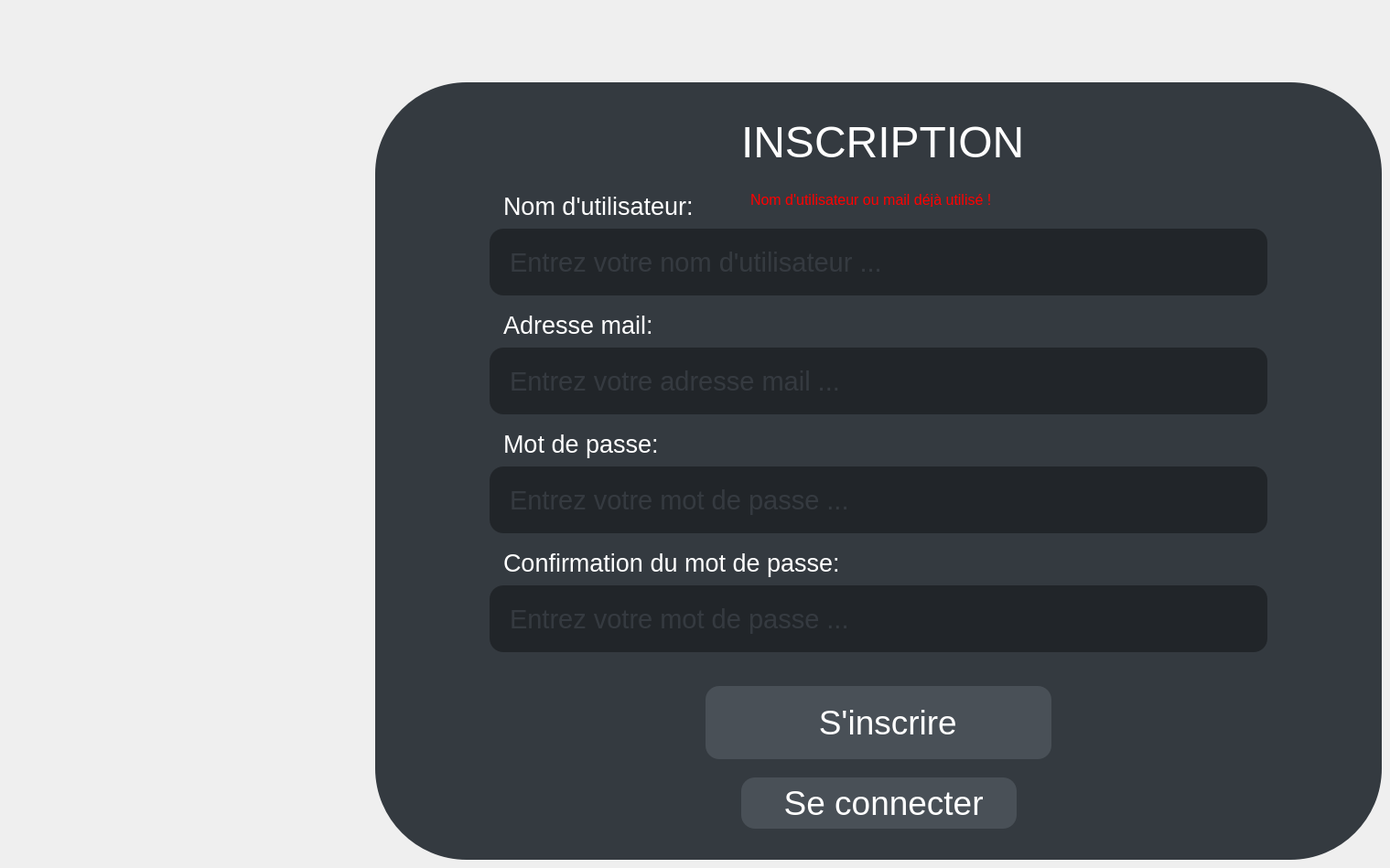
    <widget class="QWidget" name="page_2">
     <widget class="QFrame" name="frame_deco_inscription">
      <property name="geometry">
       <rect>
        <x>410</x>
        <y>90</y>
        <width>1100</width>
        <height>850</height>
       </rect>
      </property>
      <property name="styleSheet">
       <string notr="true">background: rgb(52, 58, 64);
border-radius: 100px;</string>
      </property>
      <property name="frameShape">
       <enum>QFrame::StyledPanel</enum>
      </property>
      <property name="frameShadow">
       <enum>QFrame::Raised</enum>
      </property>
      <widget class="QLabel" name="label_adresse_mail_inscription">
       <property name="geometry">
        <rect>
         <x>140</x>
         <y>250</y>
         <width>511</width>
         <height>31</height>
        </rect>
       </property>
       <property name="font">
        <font>
         <pointsize>20</pointsize>
        </font>
       </property>
       <property name="styleSheet">
        <string notr="true">color: white;</string>
       </property>
       <property name="text">
        <string>Adresse mail:</string>
       </property>
      </widget>
      <widget class="QLabel" name="label_mot_de_passe_1_inscription">
       <property name="geometry">
        <rect>
         <x>140</x>
         <y>380</y>
         <width>631</width>
         <height>31</height>
        </rect>
       </property>
       <property name="font">
        <font>
         <pointsize>20</pointsize>
        </font>
       </property>
       <property name="styleSheet">
        <string notr="true">color: white;</string>
       </property>
       <property name="text">
        <string>Mot de passe:</string>
       </property>
      </widget>
      <widget class="QLabel" name="label_nom_d_utilisateur_inscription">
       <property name="geometry">
        <rect>
         <x>140</x>
         <y>120</y>
         <width>491</width>
         <height>31</height>
        </rect>
       </property>
       <property name="font">
        <font>
         <pointsize>20</pointsize>
        </font>
       </property>
       <property name="styleSheet">
        <string notr="true">color: white;</string>
       </property>
       <property name="text">
        <string>Nom d'utilisateur:</string>
       </property>
      </widget>
      <widget class="QLabel" name="label_mot_de_passe_2_inscription">
       <property name="geometry">
        <rect>
         <x>140</x>
         <y>510</y>
         <width>721</width>
         <height>31</height>
        </rect>
       </property>
       <property name="font">
        <font>
         <pointsize>20</pointsize>
        </font>
       </property>
       <property name="styleSheet">
        <string notr="true">color: white;</string>
       </property>
       <property name="text">
        <string>Confirmation du mot de passe:</string>
       </property>
      </widget>
      <widget class="QLabel" name="erreur_inscription">
       <property name="geometry">
        <rect>
         <x>410</x>
         <y>120</y>
         <width>301</width>
         <height>16</height>
        </rect>
       </property>
       <property name="font">
        <font>
         <pointsize>12</pointsize>
        </font>
       </property>
       <property name="styleSheet">
        <string notr="true">color: red;</string>
       </property>
       <property name="text">
        <string>Nom d'utilisateur ou mail déjà utilisé !</string>
       </property>
      </widget>
     </widget>
     <widget class="QLabel" name="label_title_inscription">
      <property name="geometry">
       <rect>
        <x>810</x>
        <y>130</y>
        <width>661</width>
        <height>51</height>
       </rect>
      </property>
      <property name="font">
       <font>
        <pointsize>36</pointsize>
       </font>
      </property>
      <property name="styleSheet">
       <string notr="true">color: white;
background: rgb(52, 58, 64);</string>
      </property>
      <property name="text">
       <string>INSCRIPTION</string>
      </property>
     </widget>
     <widget class="QPushButton" name="btn_s_inscrire_inscription">
      <property name="geometry">
       <rect>
        <x>771</x>
        <y>750</y>
        <width>378</width>
        <height>80</height>
       </rect>
      </property>
      <property name="font">
       <font>
        <pointsize>28</pointsize>
       </font>
      </property>
      <property name="cursor">
       <cursorShape>PointingHandCursor</cursorShape>
      </property>
      <property name="styleSheet">
       <string notr="true">QPushButton {
	background: rgb(73, 80, 87);
	border-radius: 15px;
	color: white;
}

QPushButton::hover {
	background: rgb(91, 100, 109);
}</string>
      </property>
      <property name="text">
       <string>  S'inscrire</string>
      </property>
      <property name="icon">
       <iconset>
        <normaloff>assets/icons/enregistrer.png</normaloff>assets/icons/enregistrer.png</iconset>
      </property>
      <property name="iconSize">
       <size>
        <width>45</width>
        <height>45</height>
       </size>
      </property>
     </widget>
     <widget class="QLineEdit" name="input_mot_de_passe_1_inscription">
      <property name="geometry">
       <rect>
        <x>535</x>
        <y>510</y>
        <width>850</width>
        <height>73</height>
       </rect>
      </property>
      <property name="font">
       <font>
        <pointsize>22</pointsize>
       </font>
      </property>
      <property name="cursor">
       <cursorShape>IBeamCursor</cursorShape>
      </property>
      <property name="styleSheet">
       <string notr="true">QLineEdit {
	background: rgb(33, 37, 41);
	border-radius: 15px;
	padding-left: 20px;
	padding-right: 20px;
	color: rgb(73, 80, 87);
}</string>
      </property>
      <property name="maxLength">
       <number>32</number>
      </property>
      <property name="echoMode">
       <enum>QLineEdit::Password</enum>
      </property>
      <property name="placeholderText">
       <string>Entrez votre mot de passe ...</string>
      </property>
      <property name="clearButtonEnabled">
       <bool>true</bool>
      </property>
     </widget>
     <widget class="QLineEdit" name="input_adresse_mail_inscription">
      <property name="geometry">
       <rect>
        <x>535</x>
        <y>380</y>
        <width>850</width>
        <height>73</height>
       </rect>
      </property>
      <property name="font">
       <font>
        <pointsize>22</pointsize>
       </font>
      </property>
      <property name="styleSheet">
       <string notr="true">QLineEdit {
	background: rgb(33, 37, 41);
	border-radius: 15px;
	padding-left: 20px;
	padding-right: 20px;
	color: rgb(73, 80, 87);
}</string>
      </property>
      <property name="maxLength">
       <number>64</number>
      </property>
      <property name="placeholderText">
       <string>Entrez votre adresse mail ...</string>
      </property>
      <property name="clearButtonEnabled">
       <bool>true</bool>
      </property>
     </widget>
     <widget class="QPushButton" name="btn_aller_a_connexion_inscription">
      <property name="geometry">
       <rect>
        <x>810</x>
        <y>850</y>
        <width>301</width>
        <height>56</height>
       </rect>
      </property>
      <property name="font">
       <font>
        <pointsize>28</pointsize>
       </font>
      </property>
      <property name="cursor">
       <cursorShape>PointingHandCursor</cursorShape>
      </property>
      <property name="styleSheet">
       <string notr="true">QPushButton {
	background: rgb(73, 80, 87);
	border-radius: 15px;
	color: white;
}

QPushButton::hover {
	background: rgb(91, 100, 109);
}</string>
      </property>
      <property name="text">
       <string> Se connecter</string>
      </property>
      <property name="icon">
       <iconset>
        <normaloff>assets/icons/connection.png</normaloff>assets/icons/connection.png</iconset>
      </property>
      <property name="iconSize">
       <size>
        <width>35</width>
        <height>35</height>
       </size>
      </property>
     </widget>
     <widget class="QLineEdit" name="input_nom_d_utilisateur_inscription">
      <property name="geometry">
       <rect>
        <x>535</x>
        <y>250</y>
        <width>850</width>
        <height>73</height>
       </rect>
      </property>
      <property name="font">
       <font>
        <pointsize>22</pointsize>
       </font>
      </property>
      <property name="styleSheet">
       <string notr="true">QLineEdit {
	background: rgb(33, 37, 41);
	border-radius: 15px;
	padding-left: 20px;
	padding-right: 20px;
	color: rgb(73, 80, 87);
}</string>
      </property>
      <property name="maxLength">
       <number>32</number>
      </property>
      <property name="placeholderText">
       <string>Entrez votre nom d'utilisateur ...</string>
      </property>
      <property name="clearButtonEnabled">
       <bool>true</bool>
      </property>
     </widget>
     <widget class="QLineEdit" name="input_mot_de_passe_2_inscription">
      <property name="geometry">
       <rect>
        <x>535</x>
        <y>640</y>
        <width>850</width>
        <height>73</height>
       </rect>
      </property>
      <property name="font">
       <font>
        <pointsize>22</pointsize>
       </font>
      </property>
      <property name="cursor">
       <cursorShape>IBeamCursor</cursorShape>
      </property>
      <property name="styleSheet">
       <string notr="true">QLineEdit {
	background: rgb(33, 37, 41);
	border-radius: 15px;
	padding-left: 20px;
	padding-right: 20px;
	color: rgb(73, 80, 87);
}</string>
      </property>
      <property name="maxLength">
       <number>32</number>
      </property>
      <property name="echoMode">
       <enum>QLineEdit::Password</enum>
      </property>
      <property name="placeholderText">
       <string>Entrez votre mot de passe ...</string>
      </property>
      <property name="clearButtonEnabled">
       <bool>true</bool>
      </property>
     </widget>
    </widget>
